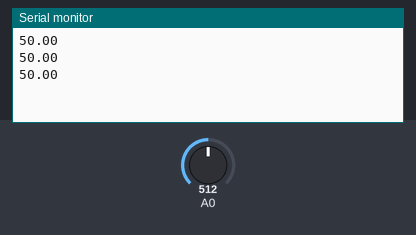
Bench run of a sketch on a simulated Arduino Uno, built with avr-gcc and run on an emulated ATmega328P. On the bench: the last lines printed to the serial monitor. Inputs (shaded band) come from the test bench; at power-on: A0 = 512.

Above: at 1.3 s.
1.4 s: A0 set to 716
At 1.9 s:
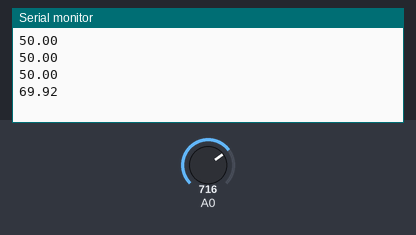
2.9 s: A0 set to 900
At 3.4 s:
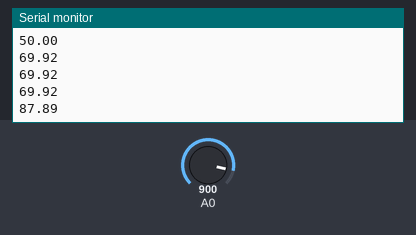
Timing chart, 0 to 5.9 s (numbered marks = the images above; inputs shaded):
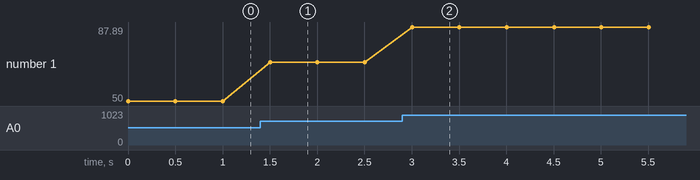

Measured:
- after the input at 1.4 s, the serial monitor: prints a new line after 0.10 s (image 1)
- after the input at 2.9 s, the serial monitor: prints a new line after 0.10 s (image 2)
- plotted number 1: 50 → 69.92 after the input at 1.4 s, 69.92 → 87.89 after the input at 2.9 s

The sketch:

6-a.ino
```cpp
int adc_val = 0;
int MAX_LDR = 1024;
void setup() {
  Serial.begin(9600);

}

void loop() {
  adc_val = analogRead(A0);
  Serial.println((double)adc_val/MAX_LDR*100);
  delay(500);
}
```
